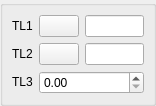
<ui version="4.0" >
 <class>DlgRef_2Sel1Spin_QTD</class>
 <widget class="QWidget" name="DlgRef_2Sel1Spin_QTD" >
  <property name="geometry" >
   <rect>
    <x>0</x>
    <y>0</y>
    <width>156</width>
    <height>99</height>
   </rect>
  </property>
  <property name="windowTitle" >
   <string/>
  </property>
  <layout class="QGridLayout" >
   <property name="leftMargin" >
    <number>0</number>
   </property>
   <property name="topMargin" >
    <number>0</number>
   </property>
   <property name="rightMargin" >
    <number>0</number>
   </property>
   <property name="bottomMargin" >
    <number>0</number>
   </property>
   <property name="horizontalSpacing" >
    <number>0</number>
   </property>
   <property name="verticalSpacing" >
    <number>0</number>
   </property>
   <item row="0" column="0" >
    <widget class="QGroupBox" name="GroupBox1" >
     <property name="title" >
      <string/>
     </property>
     <layout class="QGridLayout" >
      <property name="leftMargin" >
       <number>9</number>
      </property>
      <property name="topMargin" >
       <number>9</number>
      </property>
      <property name="rightMargin" >
       <number>9</number>
      </property>
      <property name="bottomMargin" >
       <number>9</number>
      </property>
      <property name="horizontalSpacing" >
       <number>6</number>
      </property>
      <property name="verticalSpacing" >
       <number>6</number>
      </property>
      <item row="2" column="1" colspan="2" >
       <widget class="QtxDoubleSpinBox" name="SpinBox_DX" />
      </item>
      <item row="2" column="0" >
       <widget class="QLabel" name="TextLabel3" >
        <property name="sizePolicy" >
         <sizepolicy vsizetype="Fixed" hsizetype="Fixed" >
          <horstretch>0</horstretch>
          <verstretch>0</verstretch>
         </sizepolicy>
        </property>
        <property name="text" >
         <string>TL3</string>
        </property>
        <property name="wordWrap" >
         <bool>false</bool>
        </property>
       </widget>
      </item>
      <item row="1" column="0" >
       <widget class="QLabel" name="TextLabel2" >
        <property name="sizePolicy" >
         <sizepolicy vsizetype="Fixed" hsizetype="Fixed" >
          <horstretch>0</horstretch>
          <verstretch>0</verstretch>
         </sizepolicy>
        </property>
        <property name="frameShape" >
         <enum>QFrame::NoFrame</enum>
        </property>
        <property name="frameShadow" >
         <enum>QFrame::Plain</enum>
        </property>
        <property name="text" >
         <string>TL2</string>
        </property>
        <property name="wordWrap" >
         <bool>false</bool>
        </property>
       </widget>
      </item>
      <item row="0" column="1" >
       <widget class="QPushButton" name="PushButton1" >
        <property name="sizePolicy" >
         <sizepolicy vsizetype="Fixed" hsizetype="Fixed" >
          <horstretch>0</horstretch>
          <verstretch>0</verstretch>
         </sizepolicy>
        </property>
        <property name="text" >
         <string/>
        </property>
       </widget>
      </item>
      <item row="1" column="2" >
       <widget class="QLineEdit" name="LineEdit2" />
      </item>
      <item row="0" column="0" >
       <widget class="QLabel" name="TextLabel1" >
        <property name="sizePolicy" >
         <sizepolicy vsizetype="Fixed" hsizetype="Fixed" >
          <horstretch>0</horstretch>
          <verstretch>0</verstretch>
         </sizepolicy>
        </property>
        <property name="text" >
         <string>TL1</string>
        </property>
        <property name="wordWrap" >
         <bool>false</bool>
        </property>
       </widget>
      </item>
      <item row="1" column="1" >
       <widget class="QPushButton" name="PushButton2" >
        <property name="sizePolicy" >
         <sizepolicy vsizetype="Fixed" hsizetype="Fixed" >
          <horstretch>0</horstretch>
          <verstretch>0</verstretch>
         </sizepolicy>
        </property>
        <property name="text" >
         <string/>
        </property>
       </widget>
      </item>
      <item row="0" column="2" >
       <widget class="QLineEdit" name="LineEdit1" />
      </item>
     </layout>
    </widget>
   </item>
  </layout>
 </widget>
 <layoutdefault spacing="6" margin="11" />
 <pixmapfunction>qPixmapFromMimeSource</pixmapfunction>
 <customwidgets>
  <customwidget>
   <class>QtxDoubleSpinBox</class>
   <extends>QDoubleSpinBox</extends>
   <header location="global" >QtxDoubleSpinBox.h</header>
  </customwidget>
 </customwidgets>
 <tabstops>
  <tabstop>PushButton1</tabstop>
  <tabstop>LineEdit1</tabstop>
  <tabstop>PushButton2</tabstop>
  <tabstop>LineEdit2</tabstop>
 </tabstops>
 <resources/>
 <connections/>
</ui>
